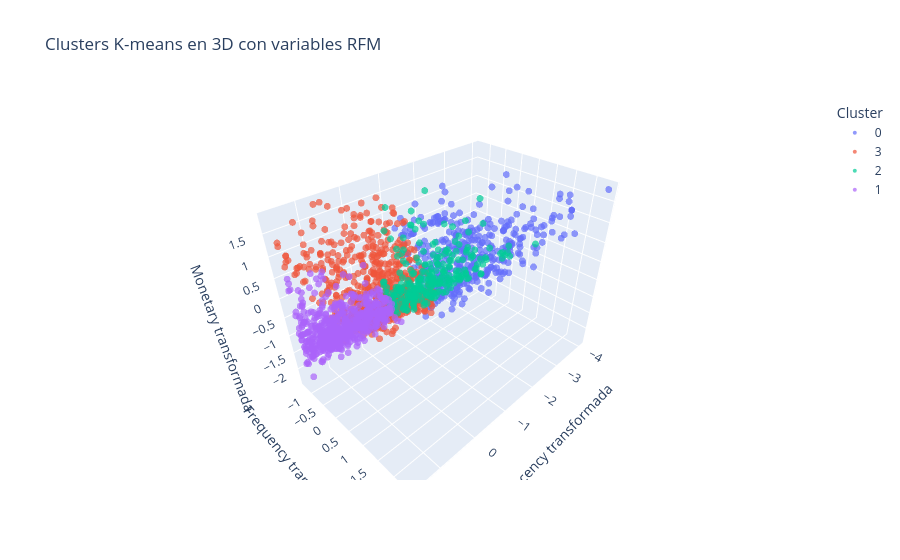

The notebook cell this image was saved under:
### Markdown cell above
### Comentario sobre atipicos

### Code cell
# Transformar X usando winsor + log + scaler
X_transformed = pipeline_kmeans[:-1].transform(X)

# Crear DataFrame con las variables transformadas
df_3d = pd.DataFrame(
    X_transformed,
    columns=["recency_scaled", "frequency_scaled", "monetary_scaled"]
)

# Agregar etiquetas de cluster
df_3d["cluster"] = labels_kmeans.astype(str)

# Gráfico 3D interactivo
fig = px.scatter_3d(
    df_3d,
    x="recency_scaled",
    y="frequency_scaled",
    z="monetary_scaled",
    color="cluster",
    title="Clusters K-means en 3D con variables RFM",
    labels={
        "recency_scaled": "Recency transformada",
        "frequency_scaled": "Frequency transformada",
        "monetary_scaled": "Monetary transformada",
        "cluster": "Cluster"
    },
    opacity=0.7
)

fig.update_traces(marker=dict(size=4))
fig.show()

### Figure 1 — Plotly figure (JSON) as saved in the notebook; plotly's stock layout.template omitted (floating-point values rounded to 4 significant figures; data arrays with more than 128 entries replaced by an {"elided": "..."} marker saying what was removed)
{"data": [{"hovertemplate": "Cluster=0<br>Recency transformada=%{x}<br>Frequency transformada=%{y}<br>Monetary transformada=%{z}<extra></extra>", "legendgroup": "0", "marker": {"color": "#636efa", "opacity": 0.7, "size": 4, "symbol": "circle"}, "mode": "markers", "name": "0", "scene": "scene", "showlegend": true, "type": "scatter3d", "x": {"elided": "388 float values"}, "y": {"elided": "388 float values"}, "z": {"elided": "388 float values"}}, {"hovertemplate": "Cluster=3<br>Recency transformada=%{x}<br>Frequency transformada=%{y}<br>Monetary transformada=%{z}<extra></extra>", "legendgroup": "3", "marker": {"color": "#EF553B", "opacity": 0.7, "size": 4, "symbol": "circle"}, "mode": "markers", "name": "3", "scene": "scene", "showlegend": true, "type": "scatter3d", "x": {"elided": "595 float values"}, "y": {"elided": "595 float values"}, "z": {"elided": "595 float values"}}, {"hovertemplate": "Cluster=2<br>Recency transformada=%{x}<br>Frequency transformada=%{y}<br>Monetary transformada=%{z}<extra></extra>", "legendgroup": "2", "marker": {"color": "#00cc96", "opacity": 0.7, "size": 4, "symbol": "circle"}, "mode": "markers", "name": "2", "scene": "scene", "showlegend": true, "type": "scatter3d", "x": {"elided": "268 float values"}, "y": {"elided": "268 float values"}, "z": {"elided": "268 float values"}}, {"hovertemplate": "Cluster=1<br>Recency transformada=%{x}<br>Frequency transformada=%{y}<br>Monetary transformada=%{z}<extra></extra>", "legendgroup": "1", "marker": {"color": "#ab63fa", "opacity": 0.7, "size": 4, "symbol": "circle"}, "mode": "markers", "name": "1", "scene": "scene", "showlegend": true, "type": "scatter3d", "x": {"elided": "595 float values"}, "y": {"elided": "595 float values"}, "z": {"elided": "595 float values"}}], "layout": {"legend": {"title": {"text": "Cluster"}, "tracegroupgap": 0}, "scene": {"domain": {"x": [0, 1], "y": [0, 1]}, "xaxis": {"title": {"text": "Recency transformada"}}, "yaxis": {"title": {"text": "Frequency transformada"}}, "zaxis": {"title": {"text": "Monetary transformada"}}}, "title": {"text": "Clusters K-means en 3D con variables RFM"}}}
